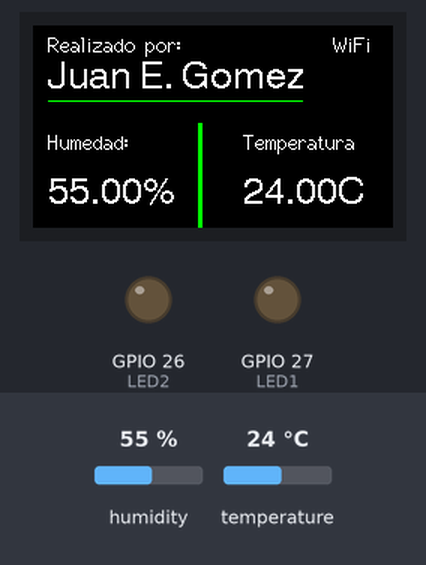
This program was run on a simulated ESP32. On the bench: 240×135 colour display, output pins drawn as LEDs (lit = HIGH). The inputs (shaded band) are chosen by the test bench; at power-on: humidity 55 %, temperature 24 °C. What the program prints to the serial monitor is not drawn.

Above: at 3.8 s.
3.9 s: humidity set to 22 %
At 5.1 s:
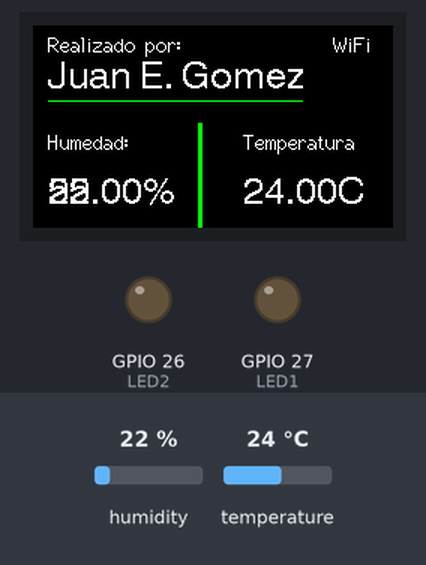
5.6 s: temperature set to 12 °C
At 6.4 s:
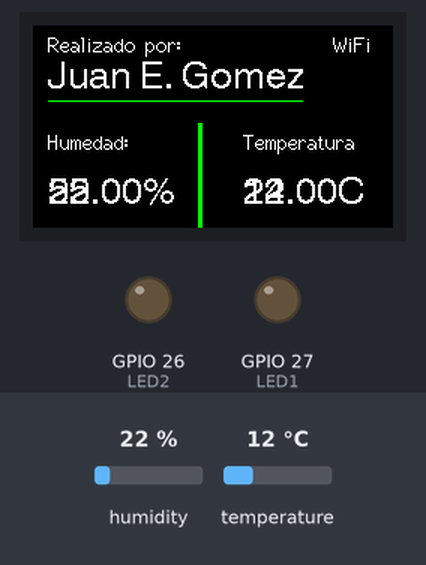
7.2 s: humidity set to 40 %
At 8.2 s:
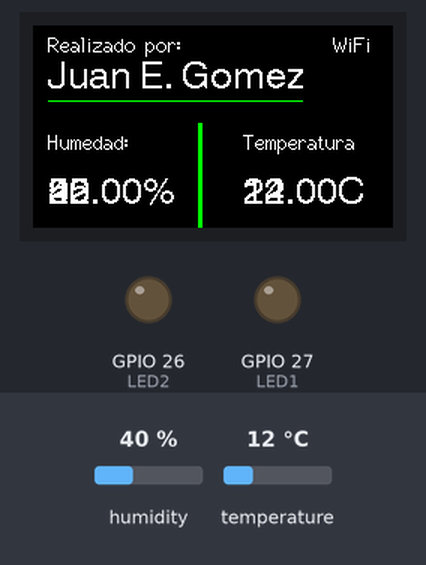
9.2 s: temperature set to 19 °C
Timing chart, 0 to 11.7 s (numbered marks = the images above; inputs shaded):
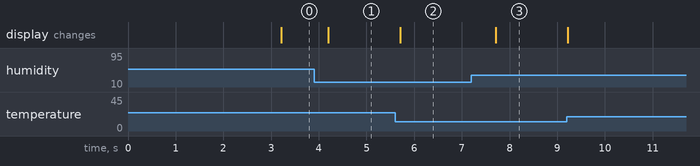

Measured:
- after the input at 3.9 s, the display: changes after 0.30 s (image 1)
- after the input at 5.6 s, the display: changes after 0.10 s (image 2)
- after the input at 7.2 s, the display: changes after 0.51 s (image 3)

The program:

main.cpp
```cpp
/******************************************************************************************
NOMBRE
  DHT20_SUSCRIBE.ino
AUTOR
  Juan Esteban Gomez
FECHA DE CREACIÓN:
  08/08/2023
FECHA DE ACTUALIZACIÓN:
  08/08/2023
FUNCIONES
  Se encarga de tomar datos de un sensor de humedad y temperatura TH20, muestra la info
  por una pantalla OLED incluida en un TTGO LoRa32, envia los datos y recibe info de
  Ubidots.
PENDIENTES

IDEAS PARA EL FUTURO

******************************************************************************************/

/*** INCLUDES ****************************************************************************/
/*** LIBRERIAS ***/
#include <Arduino.h>
#include <TFT_eSPI.h>
#include <SPI.h>
#include "WiFi.h"
#include <Wire.h>
#include "DHT20.h"
#include "UbidotsEsp32Mqtt.h"

/*** LIBRERIAS PROPIAS ***/
/*****************************************************************************************/

/*** DEFINICIONES DE LAS FUNCIONES *******************************************************/
//*** VARIABLES DE LEDS Y COMUNICACION ***/
int tam = 0;
char pos = '0';
char val = '0';
int indx = 0;
char LED[2] = {'0', '0'};

const uint8_t LED1 = 27; // Pin used to write data based on 1's and 0's coming from Ubidots
const uint8_t LED2 = 26; // Pin used to write data based on 1's and 0's coming from Ubidots

void TurnLEDS(char *topic, byte *payload)
{
  tam = (strlen(topic)) - 4;
  pos = (char)(topic[tam]);
  indx = (int)(pos - '0') - 1;
  val = (char)payload[0];

  LED[indx] = val;

  if (LED[0] == '1')
  {
    digitalWrite(LED1, HIGH);
  }
  else
  {
    digitalWrite(LED1, LOW);
  }

  if (LED[1] == '1')
  {
    digitalWrite(LED2, HIGH);
  }
  else
  {
    digitalWrite(LED2, LOW);
  }
}

void callback(char *topic, byte *payload, unsigned int length)
{
  Serial.print("Message arrived [");
  Serial.print(topic);
  Serial.print("] ");
  for (int i = 0; i < length; i++)
  {
    Serial.print((char)payload[i]);
  }
  Serial.println();

  TurnLEDS(topic, payload);
}
/*****************************************************************************************/

/*** DEFINICIÓN DE VARIABLES *************************************************************/
DHT20 DHT(&Wire);

const char *UBIDOTS_TOKEN = "BBFF-s28LKWunSHYGoqw0NYf1JaxfZRe0vq"; // Put here your Ubidots TOKEN
const char *WIFI_SSID = "juanes";                                  // Put here your Wi-Fi SSID
const char *WIFI_PASS = "juanes1012";                              // Put here your Wi-Fi password
const char *DEVICE_LABEL = "Sensor";                               // Put here your Device label to which data  will be published
const char *VARIABLE_LABEL1 = "SW1";                               // Replace with your variable label to subscribe to
const char *VARIABLE_LABEL2 = "SW2";                               // Replace with your variable label to subscribe to

Ubidots ubidots(UBIDOTS_TOKEN);

TFT_eSPI tft = TFT_eSPI();
float Humedad = 0;
float Temperatura = 0;
char WifiCon = 0;

//*** VARIABLES DE TIEMPO ***/
unsigned long TS_ant, TS_act;  // Tiempos para el muestreo del sensor
const long TS_fin = 1000 / 40; // Tiempo en milisegundos para un tiempo de muestreo de 40 Hz
unsigned long TP_ant, TP_act;  // Tiempos para la muestra del dato en el OLED
const long TP_fin = 500;       // Tiempo en milisegundos para una actualizacion de 2 Hz
unsigned long Tx_ant, Tx_act;  // Tiempos para la muestra del dato en el OLED
const long Tx_fin = 5000;      // Tiempo en milisegundos para una actualizacion de 0.2 Hz
unsigned long Rx_ant, Rx_act;  // Tiempos para la muestra del dato en el OLED
const long Rx_fin = 100;       // Tiempo en milisegundos para una actualizacion de 40 Hz

/*****************************************************************************************/

/*** INICIALIZACIÓN **********************************************************************/
void setup()
{
  // put your setup code here, to run once:
  DHT.begin(); //  ESP32 default pins 21 22
  Serial.begin(115200);
  pinMode(LED1, OUTPUT);
  pinMode(LED2, OUTPUT);
  tft.init();
  tft.setRotation(3);
  tft.fillScreen(TFT_BLACK);
  tft.drawString("Realizado por:", 10, 5, 2);
  tft.drawString("Juan E. Gomez", 10, 23, 4);
  tft.drawString("Humedad:", 10, 70, 2);
  tft.drawString("Temperatura", 140, 70, 2);
  tft.drawFastHLine(10, 50, 170, TFT_GREEN);
  tft.fillRect(110, 65, 3, 80, TFT_GREEN);

  ubidots.connectToWifi(WIFI_SSID, WIFI_PASS);
  ubidots.setCallback(callback);
  ubidots.setup();
  ubidots.reconnect();
  ubidots.subscribeLastValue(DEVICE_LABEL, VARIABLE_LABEL1); // Insert the device and variable's Labels, respectively
  ubidots.subscribeLastValue(DEVICE_LABEL, VARIABLE_LABEL2); // Insert the device and variable's Labels, respectively

  delay(1000);

  Serial.println("Humidity, Temperature");

  TS_ant = millis();
  TP_ant = millis();
  Tx_ant = millis();
  Rx_ant = millis();
}
/*****************************************************************************************/

/*** PROGRAMA PRINCIPAL ******************************************************************/
void loop()
{
  TS_act = millis();
  TP_act = millis();
  Tx_act = millis();
  Rx_act = millis();

  // Lectura del sensor
  if (TS_act - TS_ant >= TS_fin)
  {
    TS_ant = TS_act;
    // Se toma el dato
    DHT.read();
    Humedad = DHT.getHumidity();
    Temperatura = DHT.getTemperature();
  }

  // Pantalla
  if (TP_act - TP_ant >= TP_fin)
  {
    TP_ant = TP_act;
    // Se muestra el dato en la pantalla
    if (WifiCon = 1)
    {
      tft.drawString("WiFi", 200, 5, 2);
    }
    tft.drawString((String(Humedad, 2)) + '%', 10, 100, 4);
    tft.drawString((String(Temperatura, 2)) + 'C', 140, 100, 4);
    Serial.print(Humedad);
    Serial.print("% \t");
    Serial.print(Temperatura);
    Serial.println("C");
  }

  // Transmision
  if (Tx_act - Tx_ant >= Tx_fin)
  {
    Tx_ant = Tx_act;
    // Se envia el dato a UbiDots
    WifiCon = 1;
    if (WiFi.status() != WL_CONNECTED)
    {
      WifiCon = 0;
    }
    if (!ubidots.connected())
    {
      ubidots.reconnect();
    }
    ubidots.add("Humedad", Humedad);
    ubidots.add("Temperatura", Temperatura);
    ubidots.publish(DEVICE_LABEL);
    ubidots.loop();
  }

  // Recepcion
  if (Rx_act - Rx_ant >= Rx_fin)
  {
    Rx_ant = Rx_act;
    // Se verifica datos de Ubidots
    if (!ubidots.connected())
    {
      ubidots.reconnect();
      ubidots.subscribeLastValue(DEVICE_LABEL, VARIABLE_LABEL1); // Insert the device and variable's Labels, respectively
      ubidots.subscribeLastValue(DEVICE_LABEL, VARIABLE_LABEL2); // Insert the device and variable's Labels, respectively
    }
    ubidots.loop();
  }
}
/*****************************************************************************************/
```
